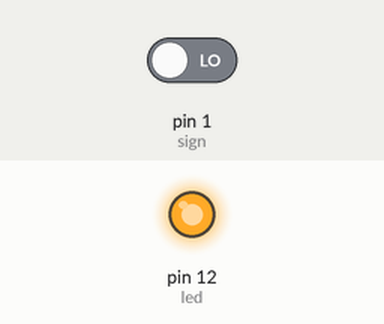
This sketch was run on a simulated Arduino Uno, built with avr-gcc and run on an emulated ATmega328P. Parts: output pins drawn as LEDs (lit = HIGH). The inputs (shaded band) are chosen by the test bench; at power-on: pin 1 (sign) LOW.

Above: at 1.2 s.
1.3 s: pin 1 (sign) driven HIGH
At 2.5 s:
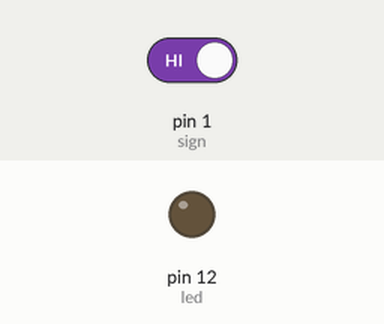
2.8 s: pin 1 (sign) driven LOW
At 3.7 s:
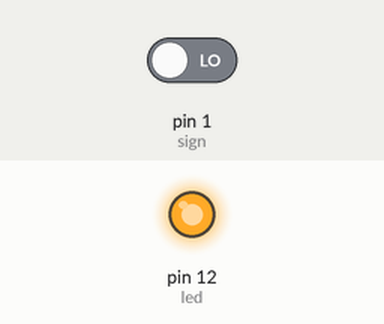
Timing chart, 0 to 5.8 s (numbered marks = the images above; inputs shaded):
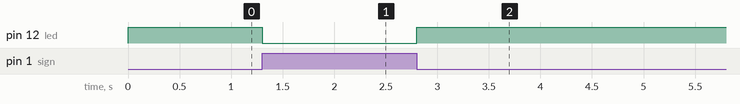

The sketch:

ledtest.ino
```cpp
int led = 12;
int sign = 1;

void setup() {
  // put your setup code here, to run once:
  pinMode(led, OUTPUT);
  pinMode(sign, INPUT);

  digitalWrite(led, HIGH);
}

void loop() {
  // put your main code here, to run repeatedly:
  if(digitalRead(sign) == HIGH){
    digitalWrite(led, LOW);
  } else {
    digitalWrite(led, HIGH);
  }
}
```

Measured:
- after the input at 1.3 s, pin 12 (led): HIGH → LOW at once
- after the input at 2.8 s, pin 12 (led): LOW → HIGH at once
